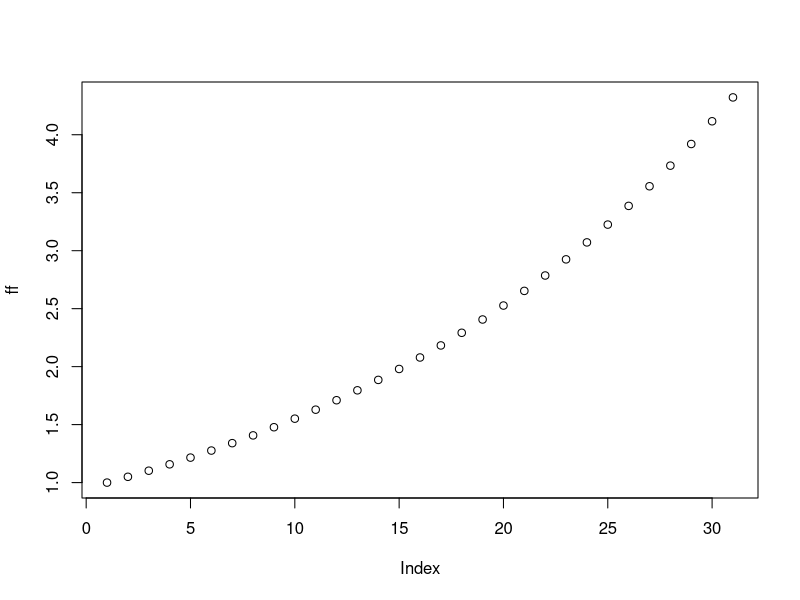
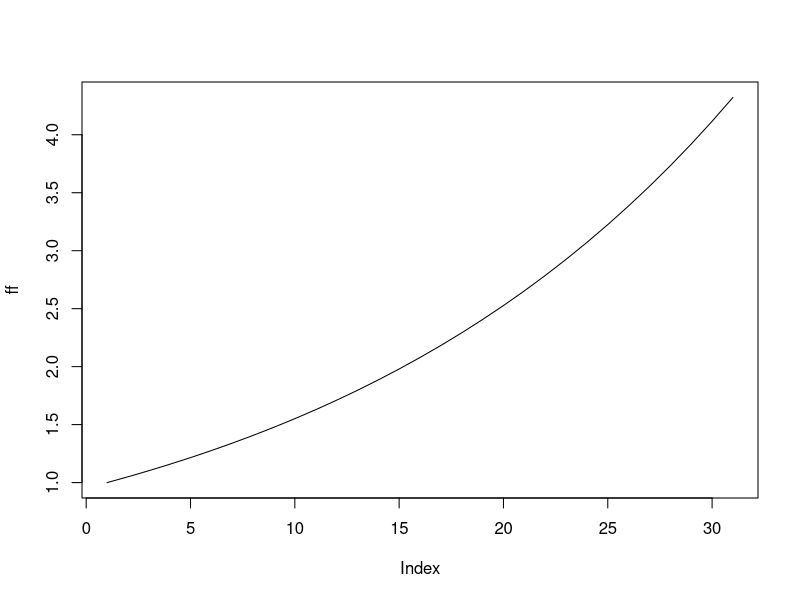
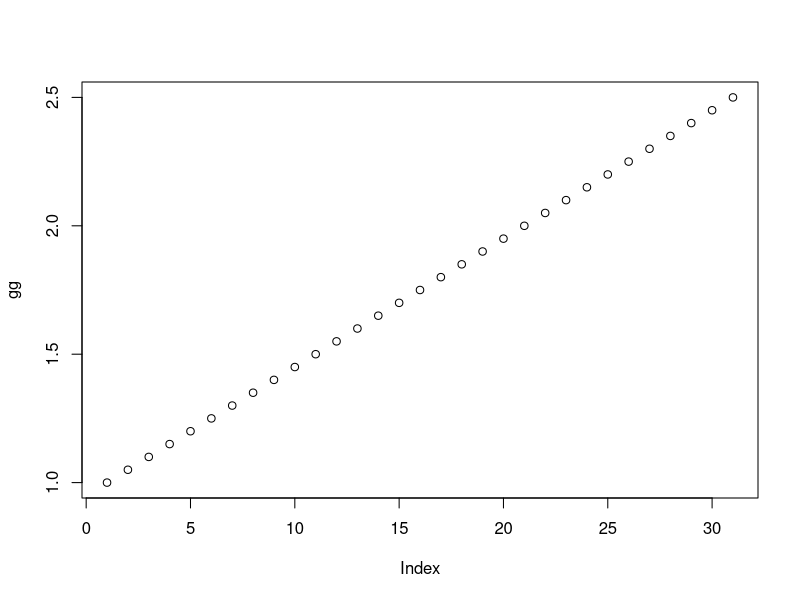
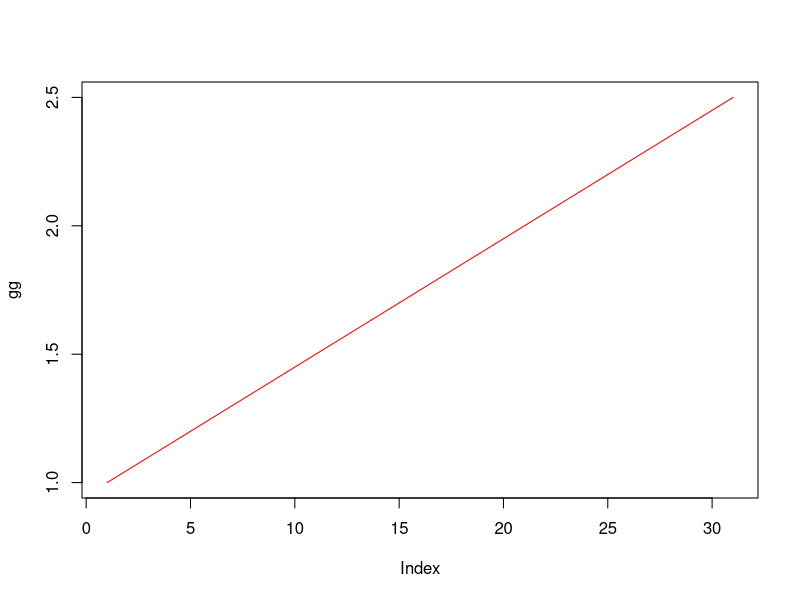
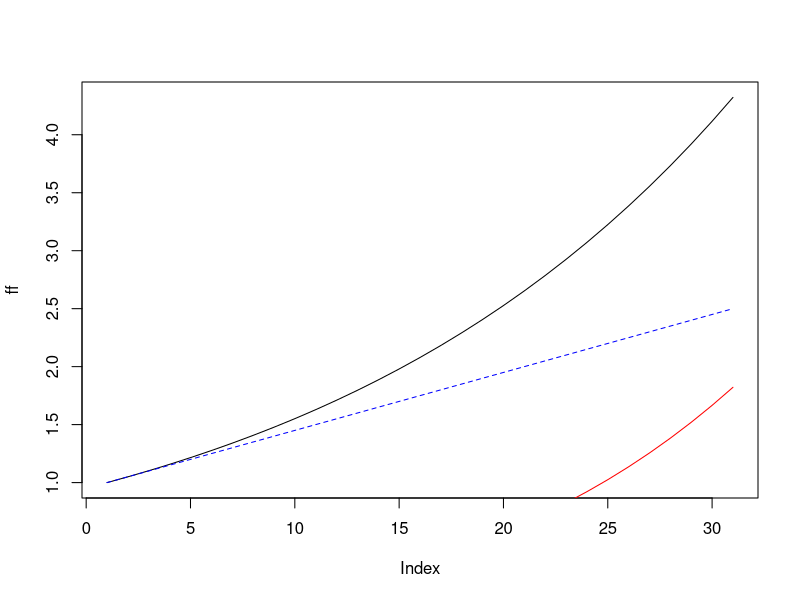
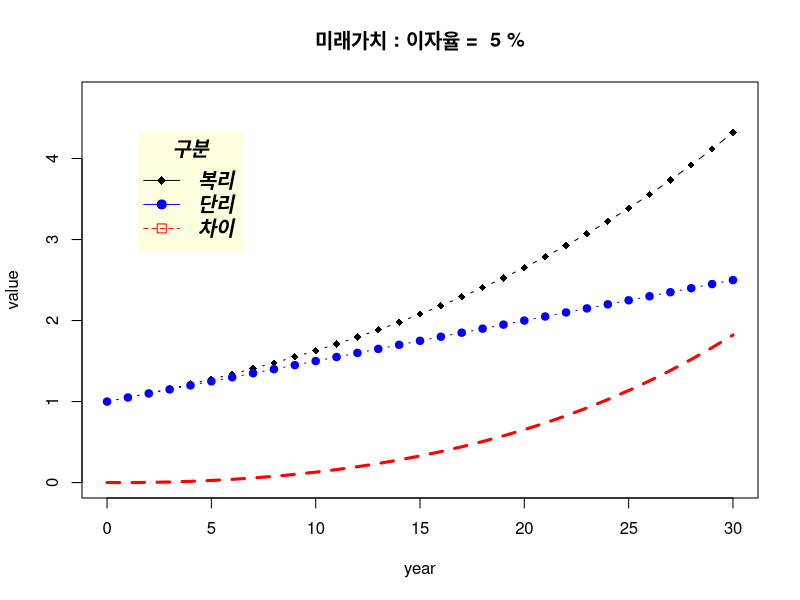

The R source for these figures, in order:
# Time Value of Money

r <- 0.1 # 이자율
P <- 100 # 원금
n <- 2 # 기간 수

n
r
P
# multi line exec
n; r; P

# vector
c(n,r,P)

# 원리합계
P*(1+r) 
# 복리
P*(1+r)^n 
# 단리
P*(1+r*n)
# 복리와 단리의 차이
P*(1+r)^n - P*(1+r*n)

x <- "Alt + - "
abcdefg <- 5

abc <-  function(x,y){
  z <-  x + y
  print(z^4)
}

abc(3,6)

# 복리 미래가치 함수
# P=1 은 default값. 값이 두 개 주어지면 P=1로 계산됨.
fvn <- function(n,r,P=1){
    P*(1+r)^n
} 

fvn(3,0.2,100)

# 단리 미래가치 함수
fvns <- function(n,r,P=1){
    P*(1+r*n)
} 

fvns(3,0.2,100)
fvns(3,0.2)*100

# 연속된 값 처리
1:30
7:4

(1:5)*2 -5 

n <-  1:4

2^n

li <- 0:30
rr <- 0.05

# 반복적인 함수 실행 
# li를 function의 x에 대입
sapply(li, function(x){fvn(x,rr)})

ff <- sapply(li, function(x){fvn(x,rr)})
ff

gg <- sapply(li, function(x){fvns(x,rr)})

# 복리와 단리의 차이
ff - gg


plot(ff)
plot(ff, type = 'l')

plot(gg)
plot(gg, type = 'l', col = 'red')

# 겹쳐 그리기
plot(ff, type = 'l', col = 'black')
lines(gg, col="blue",lty=2)
lines(ff-gg, col = 'red')

# 정리 ################################ 

mtitle <- paste('미래가치 : 이자율 = ',
                as.character(rr*100), '%')

plot(x = li, 
     y = ff, 
     type = 'b',
     pch = 18,
     col = 'black', 
     ylim = c(0, max(ff)*1.1 ),
     main = mtitle, 
     xlab = 'year', 
     ylab = 'value')

lines(x=li, y=gg, col="blue", pch=19, type='b')

lines(x=li, y=ff-gg, col='red', type='l', lty=2, lwd=3)

legend(max(li)*0.05,max(ff),
       title = '구분',
       legend=c("복리","단리","차이"),
       col=c("black","blue","red"), 
       lty=c(1,1,2), pch = c(18,19,0),
       border="white",box.lty=0, 
       cex=1.2, text.font=4, bg='lightyellow')

# 참고 : 복잡한 그래프 그리기는 ggplot2 패키지 

# 현재가치도 계산 및 그래프 그려보기
